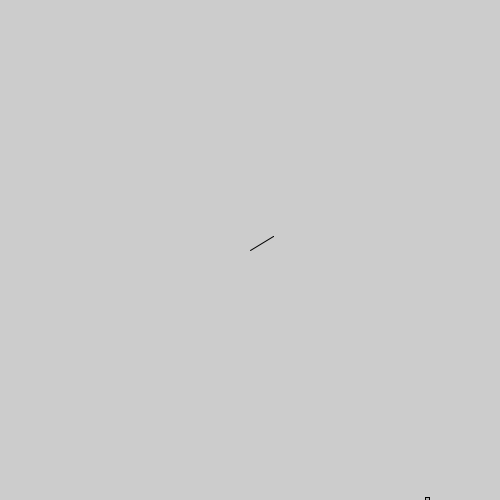
Frame 1 (no input)
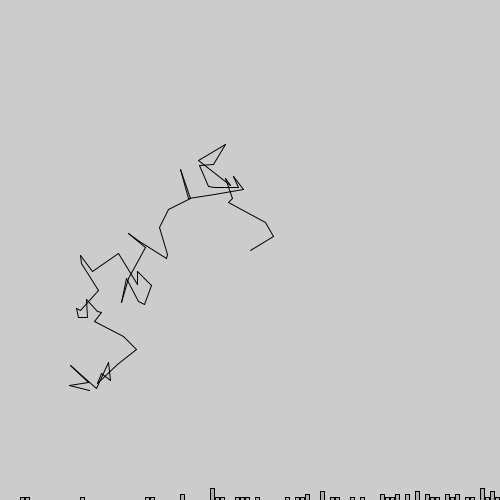
Frame 60 (the mouse pressed at the canvas centre just before this capture)
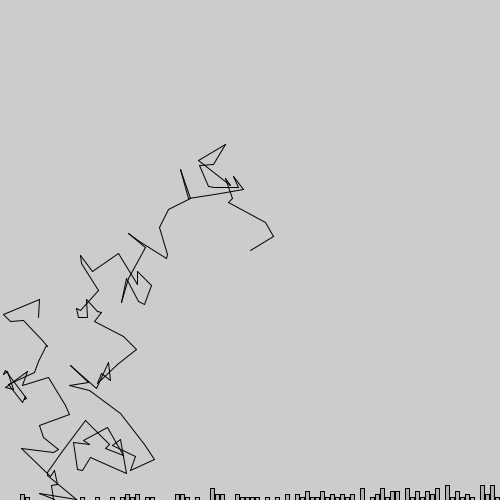
Frame 120 (the mouse held since frame 60 and released just before this capture)

The Processing sketch that drew these frames (run headless with seeded random() and noise(); from frame 60 on, the mouse is pressed at the canvas centre):

// Processing sketch: exc_1_6_Custom_Random_Walk
// ── exc_1_6_Custom_Random_Walk.pde
import java.util.*;

Random rand ;
Walker walker ;
int[] randomCounts;
void setup()
{
  size(500,500);
  rand = new Random();
  walker = new Walker();
  randomCounts = new int[100];

}


void draw()
{
  
  walker.step();
  walker.display();
  int index = int((int)(montecarlo()*100));
   randomCounts[index] += 3;
  
  stroke(0);
  fill(175);
  int w = width/randomCounts.length;
  for (int x = 0; x < randomCounts.length; x++)
  {
    rect(x*w,height-randomCounts[x],w-1,randomCounts[x]);
  }
  
  if(keyPressed)
  {
    if(key == 'c')
    {
      clear();
    }
  }
    

}

 float montecarlo()
  {
    while(true)
    {
      float r1 = random(1);
      //here you are basicly choosing the function that will define your probability , a PDF
      //float probability = r1*r1;//squared
      float probability = r1;//linear

      float r2 = random(1);
      
      if(r2 < probability)
      {
        return r1;
      }
    }
  
  }


class Walker
{
 
  int x ,y ,px,py;
  Walker()
  {
    x = width/2;
    y = height /2;
  
  }
  void  step()
  {
    float stepsize = montecarlo()*40;
    
    float stepx = random(-stepsize,stepsize);
    float stepy = random(-stepsize,stepsize);
    px = x;
    py = y;
    x += stepx;
    y += stepy;
    x = constrain(x, 0, width-1);
    y = constrain(y, 0, height-1);
  }
  void display()
  {
    stroke(0);
    point(x,y);
    line(px,py,x,y);
  }


}
